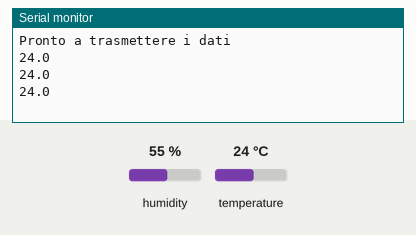
Simulated run of this sketch. Board: Arduino Uno, built with avr-gcc and run on an emulated ATmega328P. Shown: the last lines printed to the serial monitor. The inputs (shaded band) are chosen by the test bench; at power-on: temperature 24 °C, humidity 55 %.

Above: at 3.8 s.
3.9 s: temperature set to 12 °C
At 6.5 s:
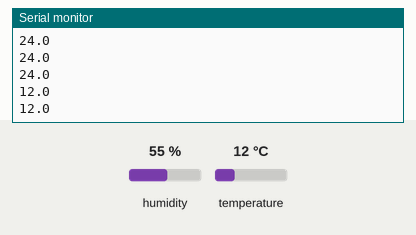
6.7 s: temperature set to 19 °C
At 7.6 s:
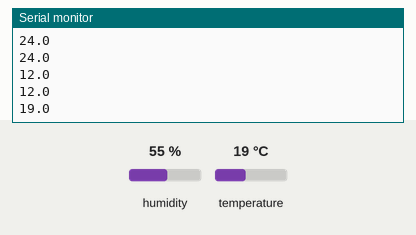
Timing chart, 0 to 9.7 s (numbered marks = the images above; inputs shaded):
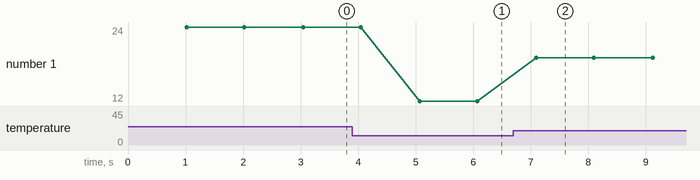

The sketch:

codiceTemperatura.ino
```cpp
#include <DHT.h>

#define DHTPIN 11
#define DHTTYPE DHT11

DHT dht(DHTPIN, DHTTYPE);

void setup() {
  Serial.begin(9600);
  dht.begin();
  Serial.println("Pronto a trasmettere i dati");
}

void loop() {
  delay(1000);

  float tempC = dht.readTemperature();
  if (isnan(tempC)) {
    Serial.println("Errore nella lettura della temperatura");
    return;
  }

  Serial.println(tempC, 1);
}
```

Measured:
- after the input at 3.9 s, the serial monitor: prints a new line after 1.2 s (image 1)
- after the input at 6.7 s, the serial monitor: prints a new line after 0.40 s (image 2)
- plotted number 1: 24 → 12 after the input at 3.9 s, 12 → 19 after the input at 6.7 s
